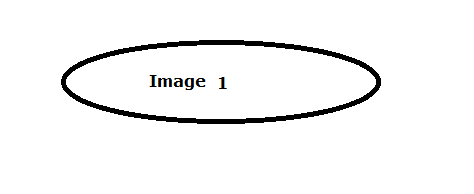
#> input picture pythonSamples/tips/pdf_sample_data/image1.png, 474 x 194 px
$ python pdf-writer.py   (older library calls are emulated)
#> lines starting #> are read from the running program, lines starting #| are printed output that depends on the picture
import os
import numpy as np

from matplotlib.backends.backend_pdf import PdfPages
import matplotlib.pyplot as plt
from scipy.misc import imread

def plotImage(image_file):
#> called with image_file = 'pdf_sample_data/image1.png'
    im = imread(image_file).astype(np.float32) / 255
    plt.imshow(im)
    a = plt.gca()
    a.get_xaxis().set_visible(False) # We don't need axis ticks
    a.get_yaxis().set_visible(False)

if __name__ == '__main__':
    print('[main] started')

    pdf_sample_folder = r'pdf_sample_data'
    output_pdf_file_path = os.path.join(pdf_sample_folder, 'pdf_sample.pdf')
    image_file_path_1 = os.path.join(pdf_sample_folder, 'image1.png')
    image_file_path_2 = os.path.join(pdf_sample_folder, 'image2.png')

    pp = PdfPages(output_pdf_file_path)
    # plt.subplot(121)
    plotImage(image_file_path_1)
    pp.savefig(plt.gcf()) # This generates page 1
    # plt.subplot(122)
    plotImage(image_file_path_2)
#> call 2 of plotImage, with image_file = 'pdf_sample_data/image2.png'
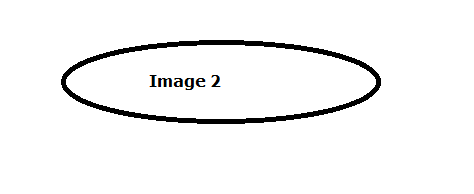
#> input picture pythonSamples/tips/pdf_sample_data/image2.png, 474 x 194 px
    # pp.savefig(plt.gcf()) # This generates page 1
    pp.savefig(plt.gcf()) # This generates page 2
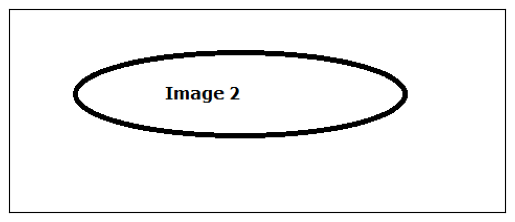
#> figure drawn by matplotlib, 1 panel
    pp.close()

    print('[main] completed')
